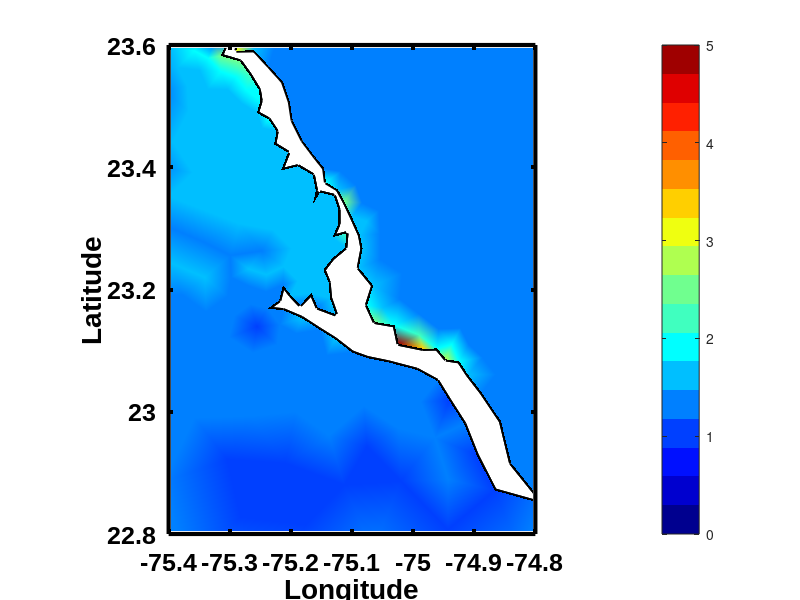

The MATLAB script that drew this image:
clear 
close all
clc


%loading data

load('s_100.mat');
load('el.mat');
load('bnd.mat');
load('bnd2.mat');
load('bnd3.mat');


%loading Mesh
load('EToV.mat');
load('VX.mat');


zz_max(1:54916)=1.22;


for i=1:244

    aa=el(i);

    zz_max(aa)=s_100(i);

end

    


jetMap = [0,0,0.562500000000000;0,0,0.625000000000000;0,0,0.687500000000000;0,0,0.750000000000000;0,0,0.812500000000000;0,0,0.875000000000000;0,0,0.937500000000000;0,0,1;0,0.0625000000000000,1;0,0.125000000000000,1;0,0.187500000000000,1;0,0.250000000000000,1;0,0.312500000000000,1;0,0.375000000000000,1;0,0.437500000000000,1;0,0.500000000000000,1;0,0.562500000000000,1;0,0.625000000000000,1;0,0.687500000000000,1;0,0.750000000000000,1;0,0.812500000000000,1;0,0.875000000000000,1;0,0.937500000000000,1;0,1,1;0.0625000000000000,1,0.937500000000000;0.125000000000000,1,0.875000000000000;0.187500000000000,1,0.812500000000000;0.250000000000000,1,0.750000000000000;0.312500000000000,1,0.687500000000000;0.375000000000000,1,0.625000000000000;0.437500000000000,1,0.562500000000000;0.500000000000000,1,0.500000000000000;0.562500000000000,1,0.437500000000000;0.625000000000000,1,0.375000000000000;0.687500000000000,1,0.312500000000000;0.750000000000000,1,0.250000000000000;0.812500000000000,1,0.187500000000000;0.875000000000000,1,0.125000000000000;0.937500000000000,1,0.0625000000000000;1,1,0;1,0.937500000000000,0;1,0.875000000000000,0;1,0.812500000000000,0;1,0.750000000000000,0;1,0.687500000000000,0;1,0.625000000000000,0;1,0.562500000000000,0;1,0.500000000000000,0;1,0.437500000000000,0;1,0.375000000000000,0;1,0.312500000000000,0;1,0.250000000000000,0;1,0.187500000000000,0;1,0.125000000000000,0;1,0.0625000000000000,0;1,0,0;0.937500000000000,0,0;0.875000000000000,0,0;0.812500000000000,0,0;0.750000000000000,0,0;0.687500000000000,0,0;0.625000000000000,0,0;0.562500000000000,0,0;0.500000000000000,0,0];
jetCut = jetMap(1:3.8:end,:);


  figurePosition = [1 41 1920 964];
  
 
 figure1H = figure(1);
    % Call the axes with the handle: axes1H (so we do not use gca)
axes1H_f1 = axes;
% axes1H_f2 = axes;
    % Calling the hold on, techincally not needed because 
    % we can plot a patch and the line without it removing 
    % or replacing the line (kind of strange)
hold on



pl_fig1=trisurf( EToV, VX(:,1), VX(:,2), zz_max,'EdgeColor', 'None' )
set(gca, 'colormap', jetCut);
colorbar
view(0,90)
axis('equal')

caxis([0 5])
shading interp
colorbar


set(axes1H_f1,'colormap',jetCut);
set(pl_fig1,'edgecolor','none');

set(axes1H_f1,'ylim',[22.8 23.6]);
set(axes1H_f1,'xlim',[-75.4 -74.8]);


% making a line
hold on 

for i=1:86

    a=bnd(i);

    x(i)=VX(a,1);
    y(i)=VX(a,2);

end

%yy=smooth(y,0.02);

pl_fig2=plot(x,y)
set(pl_fig2,'LineStyle','-','color','k','LineWidth',3)



% making a line
hold on 

for i=1:13

    a=bnd2(i);

    x(i)=VX(a,1);
    y(i)=VX(a,2);

end

%yy=smooth(y,0.02);

pl_fig3=plot(x,y)
set(pl_fig3,'LineStyle','-','color','k','LineWidth',3)

% making a line
hold on 

for i=1:55

    a=bnd3(i);

    x(i)=VX(a,1);
    y(i)=VX(a,2);

end

%yy=smooth(y,0.02);

pl_fig4=plot(x,y)
set(pl_fig4,'LineStyle','-','color','k','LineWidth',3)


yLabelH_f1 = ylabel(axes1H_f1,'Latitude');
xLabelH_f1 = xlabel(axes1H_f1,'Longitude');


% yLabelH_f2 = ylabel(axes1H_f2,'Latitude');
% xLabelH_f2 = xlabel(axes1H_f2,'Longitude');
% 
% 
set(axes1H_f1, 'color', 'k', ...
               'LineWidth', 3, ...
               'FontName', 'Arial',...
               'FontWeight', 'Bold',...
               'FontSize', 18, ...
               'Layer', 'top')      % This command will make sure the tick
           
           
  %title          
 titleH_f1 = title(axes1H_f1,' ');

           
set(titleH_f1, 'color', 'k') % The title is separate from the axes
                          % need to set the color separately   


 set(gcf, 'Position', figurePosition)   

    % Setting a box around the axes
box

%axis('equal')

    % Setting the background color of the figure to be none,
    % or transparent, if we do not have a figure handle we can 
    % use gcf instead as shown:
set(figure1H, 'color', 'w'); % set(gcf, 'color', 'none');

set(axes1H_f1, 'color', 'w'); % set(gca, 'color', 'none');

    % Again another axes adjustment
    
set(axes1H_f1, 'XColor', 'k', ...
            'YColor', 'k');     


